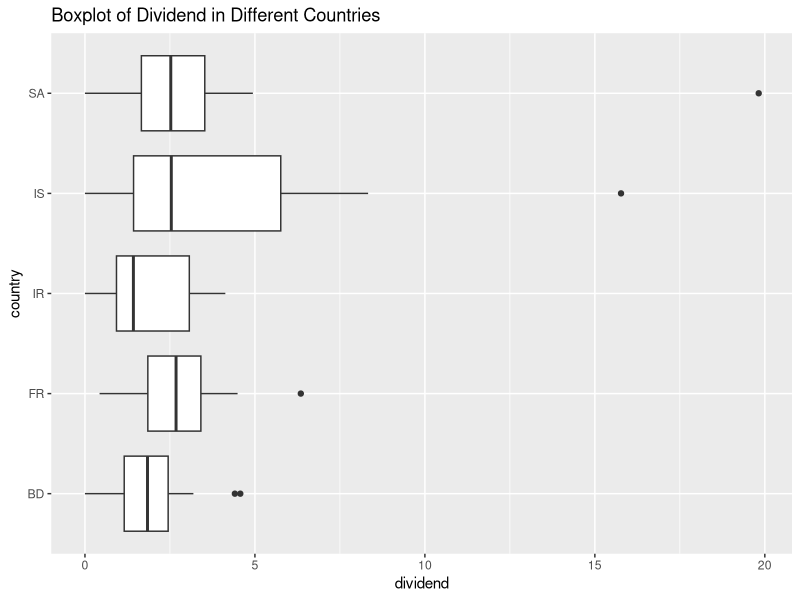
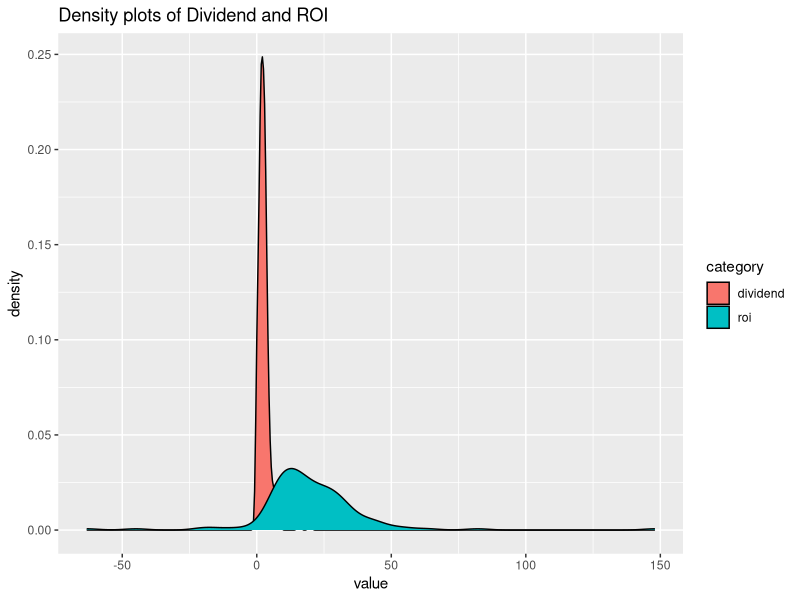
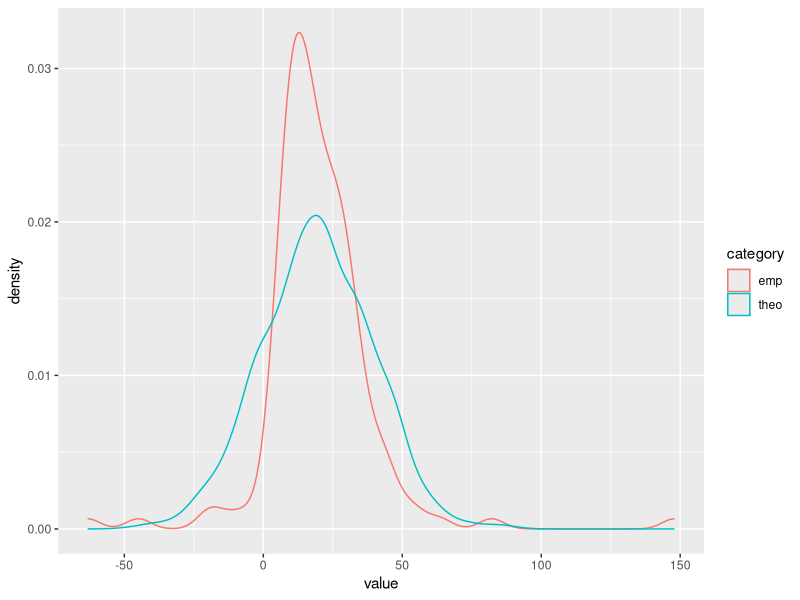
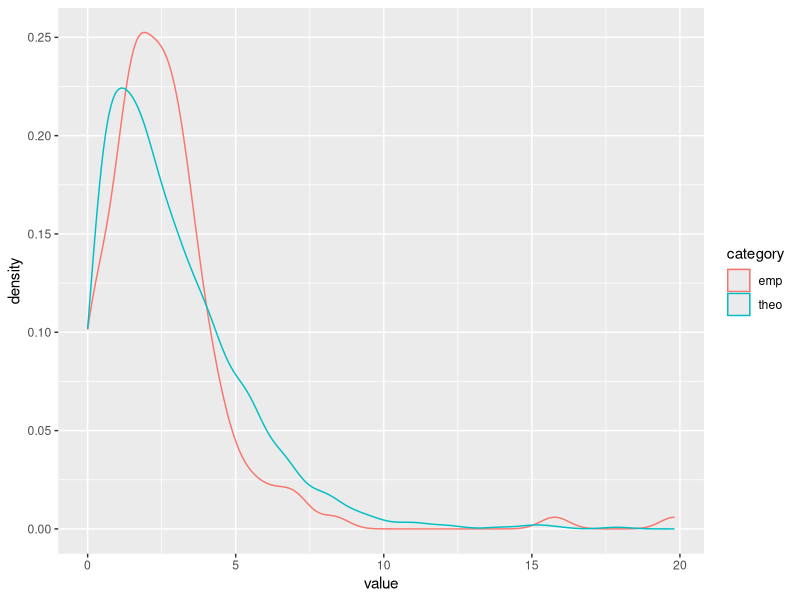
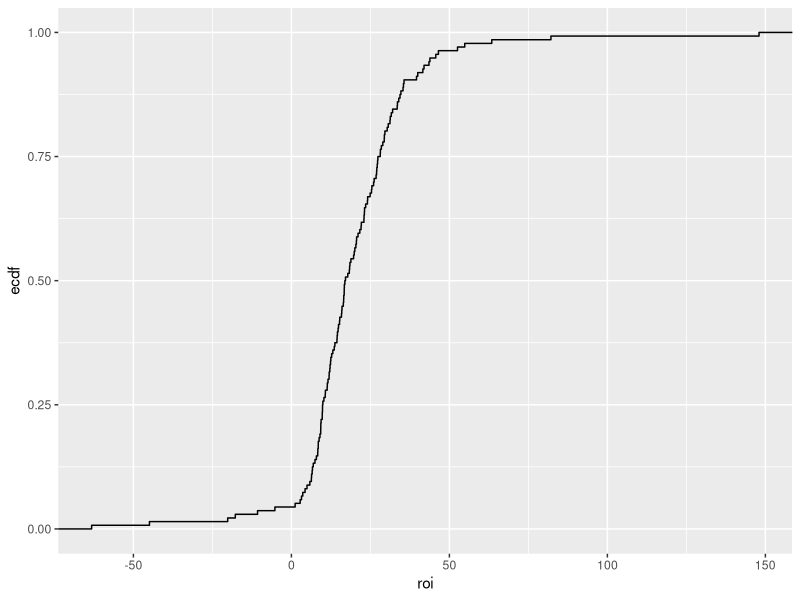
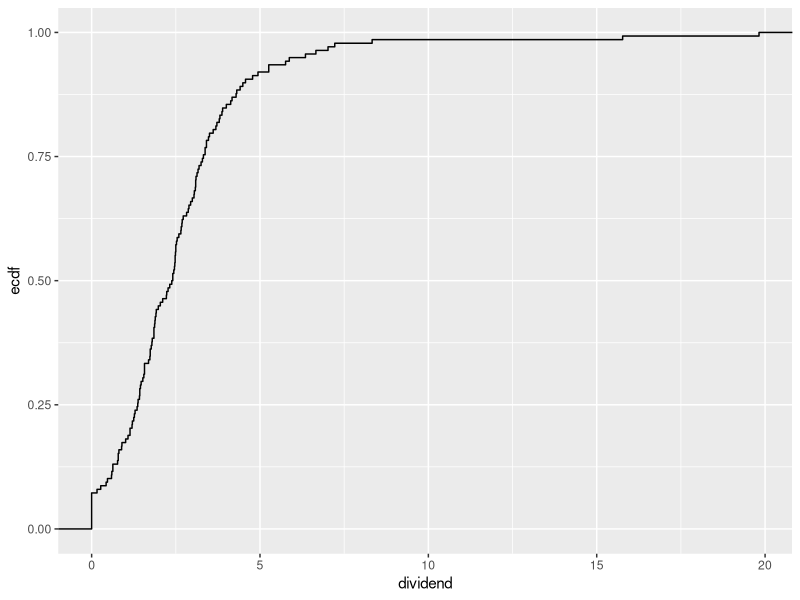
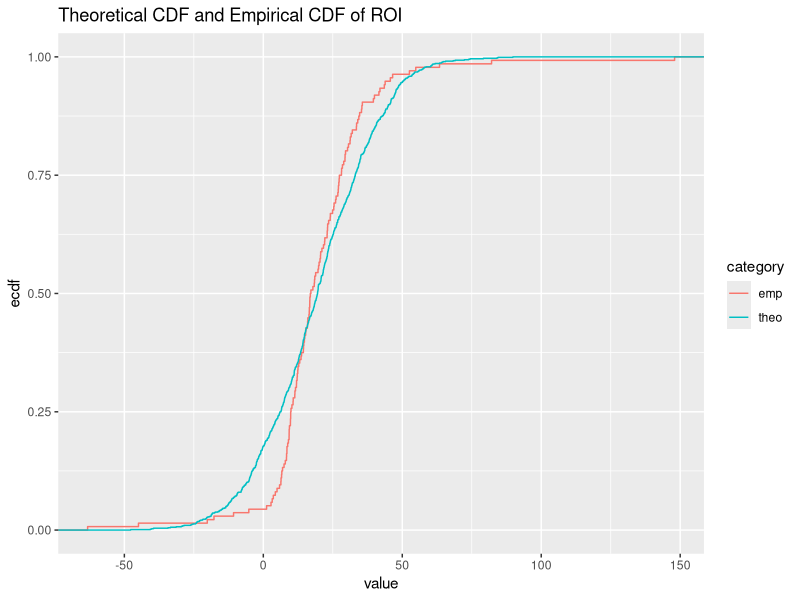
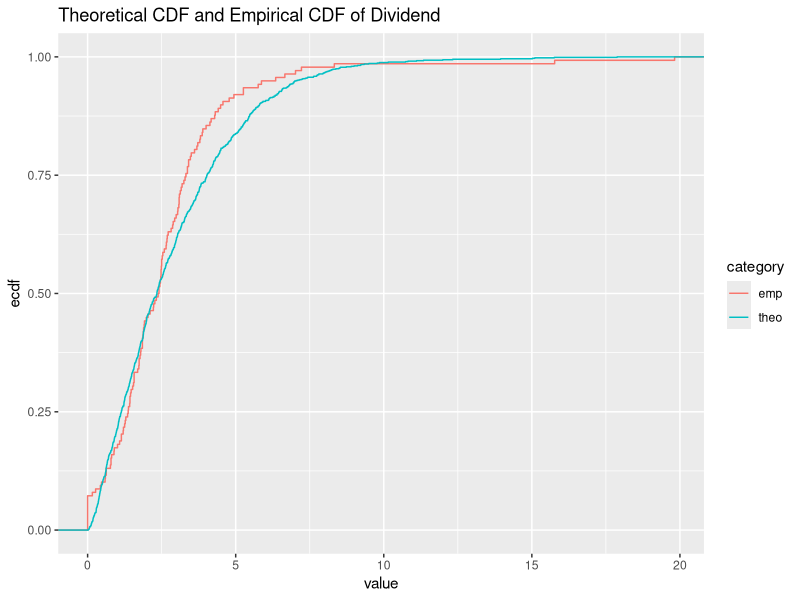

Write the R code that produced these figures, in order.
## ---- chunk 1
knitr::opts_chunk$set(echo = TRUE, comment = "", fig.align = 'center', fig.height = 4, fig.width = 4, message = FALSE, warning = FALSE)
## ---- chunk 2
library(magrittr) # pipeline operator
library(dplyr) # data manipulation
library(tidyr) # data manipulation
library(ggplot2) # plot
## ---- chunk 3
companies <- read.table("data/Companies.txt", sep = "\t", header = TRUE, stringsAsFactors = FALSE)
## ---- chunk 4
ggplot(data = companies) + 
    geom_boxplot(aes(x = country, y = dividend), na.rm = TRUE) + 
    coord_flip() + 
    ggtitle("Boxplot of Dividend in Different Countries")
## ---- chunk 5
companies %>% 
    select(dividend, roi) %>% 
    gather(category) %>% 
    ggplot() + 
        geom_density(aes(x = value, fill = category)) +
        ggtitle("Density plots of Dividend and ROI")
## ---- chunk 6
mean(companies$roi, na.rm = TRUE)
## ---- chunk 7
sd(companies$roi, na.rm = TRUE)
## ---- chunk 8
set.seed(42)

normal <- rnorm(n = 1000, mean(companies$roi, na.rm = TRUE), sd(companies$roi, na.rm = TRUE))
df_roi <- rbind(data.frame(category = "theo", value = normal), 
      data.frame(category = "emp", value = companies$roi))

ggplot(data = df_roi) +
    geom_density(aes(x = value, color = category))
## ---- chunk 9
mean(companies$dividend, na.rm = TRUE)
## ---- chunk 10
sd(companies$dividend, na.rm = TRUE)
## ---- chunk 11
set.seed(42)
chisq <- rchisq(1000, df = round(mean(companies$dividend, na.rm = TRUE)))

df_dividend <- rbind(data.frame(category = "theo", value = chisq), 
      data.frame(category = "emp", value = companies$dividend)) 
ggplot(data = df_dividend) +
    geom_density(aes(x = value, color = category))
## ---- chunk 12
ggplot(data = companies) +
    stat_ecdf(aes(x = roi))
## ---- chunk 13
ggplot(data = companies) +
    stat_ecdf(aes(x = dividend))
## ---- chunk 14
ggplot(df_roi) +
    stat_ecdf(aes(x = value, color = category)) + 
    ggtitle("Theoretical CDF and Empirical CDF of ROI")
## ---- chunk 15
ggplot(df_dividend) +
    stat_ecdf(aes(x = value, color = category)) + 
    ggtitle("Theoretical CDF and Empirical CDF of Dividend")
## ---- chunk 16
ggplot(data = companies) +
    geom_point(aes(x = volatility, y = pricechange))
## ---- chunk 17
cor(companies$pricechange, companies$volatility)
## ---- chunk 18
# remove points whose volatility is greater than 12
d <- companies[!companies$volatility > 12, ]

ggplot(data = d) +
    geom_point(aes(x = volatility, y = pricechange))
## ---- chunk 19
cor(d$pricechange, d$volatility)
## ---- chunk 20
ggplot(data = companies) + 
    geom_point(aes(x = pricechange, y = dividend))
## ---- chunk 21
cor(companies$pricechange, companies$dividend, use = "complete.obs")
## ---- chunk 22
cor(companies$pricechange, companies$dividend, use = "complete.obs", method = "kendall")
## ---- chunk 23
cor(companies$pricechange, companies$dividend, use = "complete.obs", method = "spearman")
## ---- chunk 24
d <- companies[!(companies$dividend > 15 | companies$pricechange > 140), ]

ggplot(data = d) + 
    geom_point(aes(x = pricechange, y = dividend))
## ---- chunk 25
companies[(companies$dividend > 15 & !is.na(companies$dividend) | companies$pricechange > 140 ), "name"]
## ---- chunk 26
cor(d$pricechange, d$dividend, use = "complete.obs")


